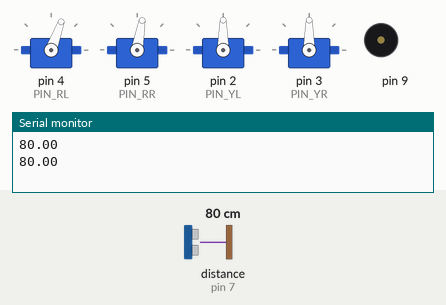
A sketch run on a simulated Arduino Uno, built with avr-gcc and run on an emulated ATmega328P. Shown: 4 × servo, buzzer (waves = sounding), the last lines printed to the serial monitor. The inputs (shaded band) are chosen by the test bench; at power-on: distance to the obstacle (sensor on pin 7) 80 cm. Random numbers use the default seed unless the sketch sets one.

Above: at 4.3 s.
4.4 s: distance to the obstacle (sensor on pin 7) set to 21 cm
At 7.7 s:
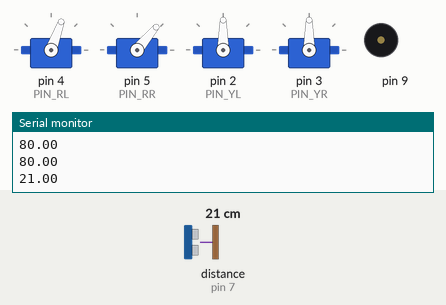
7.9 s: distance to the obstacle (sensor on pin 7) set to 17 cm
At 10.1 s:
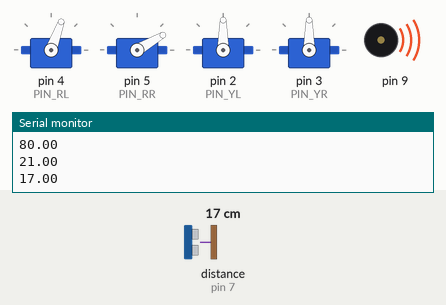
At 21.6 s:
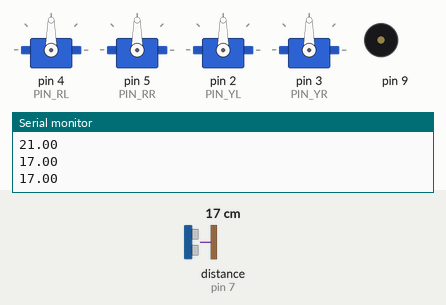
21.8 s: distance to the obstacle (sensor on pin 7) set to 2 cm
Timing chart, 0 to 27.3 s (numbered marks = the images above; inputs shaded):
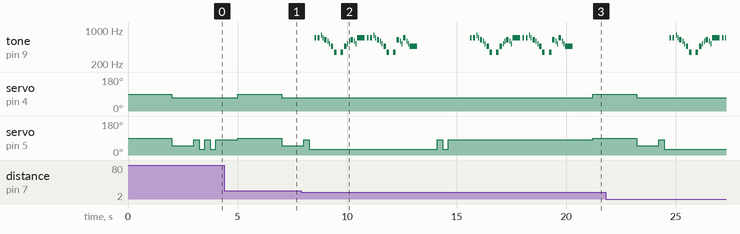

The sketch:

Otto_02.01.2020.ino
```cpp
#include <Ultrasonic.h>
#include <Servo.h>
#include "Sing.h"
Ultrasonic ultrasonic(6, 7);
Servo RL;
Servo RR;
Servo YL;
Servo YR;
#define PIN_YL 2 //servo[0]
#define PIN_YR 3 //servo[1]
#define PIN_RL 4 //servo[2]
#define PIN_RR 5 //servo[3]

/*
         ---------------
        |     O   O     |
        |---------------|
YR 3==> |               | <== YL 2
         ---------------
            ||     ||
            ||     ||
RR 5==>   -----   ------  <== RL 4
         |-----   ------|
*/

void setup() {
  Serial.begin(9600);
  RL.attach(PIN_RL);
  RR.attach(PIN_RR);
  YL.attach(PIN_YL);
  YR.attach(PIN_YR);
}

void loop() {


//  choise(1000);
  DistUpdate();
   dance_4(1000);
//   dance_2(1000);
//   dance_3(1000);
//   dance_4(1000);
//   dance_5(1000);
//   dance_6(1000);
//   dance_7(1000);
//   dance_8(1000);
//   toUp(1000);
//   toDefault(5000);

}
void DistUpdate(){
  float dist = ultrasonic.read(CM);
  Serial.println(dist);
  if(dist < 20){
    sing(9,4);
  }
}
void choise (int tempo) {
  int num = random(1, 9);
  switch(num) {
    case 1:
      dance_1(tempo);
      break;
    case 2:
      dance_2(tempo);
      break;
    case 3:
      dance_3(tempo);
      break;
    case 4:
      dance_4(tempo);
      break;
    case 5:
      dance_5(tempo);
      break;
    case 6:
      dance_6(tempo);
      break;
    case 7:
      dance_7(tempo);
      break;
    case 8:
      dance_8(tempo);
      break;
    case 9:
      toUp(tempo);
      break;
  }
}
void dance_8(int tempo) {
  RL.write(90);
  RR.write(150);
  YL.write(90);
  YR.write(90);
  delay(tempo);
}
void dance_7(int tempo) {
  RL.write(30);
  RR.write(90);
  YL.write(90);
  YR.write(90);
  delay(tempo);
}
void dance_6(int tempo){
  RL.write(130);
  RR.write(90);
  YL.write(90);
  YR.write(90);
  delay(tempo/2);
  RL.write(90);
  RR.write(30);
  delay(tempo/2);
}
void dance_5(int tempo){
  toDefault(1000);
  delay(tempo);
  RR.write(110);
  RL.write(130);
  delay(tempo);
  RR.write(110);
  RL.write(100);
  delay(tempo/4);
  RR.write(110);
  RL.write(150);
  delay(tempo/4);
  DistUpdate();
  RR.write(110);
  RL.write(80);
  delay(tempo/4);
  RR.write(110);
  RL.write(150);
  delay(tempo/4);
  RR.write(110);
  RL.write(100);
  delay(tempo);
}
void dance_4(int tempo){
  toDefault(1000);
  delay(tempo);
  RR.write(50);
  RL.write(70);
  delay(tempo);
  RR.write(80);
  RL.write(70);
  delay(tempo/4);
  RR.write(30);
  RL.write(70);
  delay(tempo/4);
  DistUpdate();
  RR.write(80);
  RL.write(70);
  delay(tempo/4);
  RR.write(30);
  RL.write(70);
  delay(tempo/4);
  RR.write(80);
  RL.write(70);
  delay(tempo);
}
void dance_3(int tempo) {
  RL.write(90);
  RR.write(90);
  delay(tempo/2);
  RL.write(0);
  RR.write(180);
  YL.write(90);
  YR.write(90);
  DistUpdate();
  delay(tempo/2);
  RL.write(90);
  RR.write(90);
  delay(tempo/2);
  RL.write(150);
  RR.write(30);
  delay(tempo/2);
}
void dance_2(int tempo) {
  for(int i = 0; i < 3; i++) {
    toUp(tempo/2);
    toDefault(tempo/2);
  }

}
void dance_1(int tempo) {
  RL.write(90);
  RR.write(90);
  YL.write(120);
  YR.write(120);
  delay(tempo/4);
  RL.write(70);
  RR.write(110);
  YL.write(120);
  YR.write(120);
  DistUpdate();
  delay(tempo/4);
  RL.write(70);
  RR.write(110);
  YL.write(60);
  YR.write(60);
  delay(tempo);
}
void toDefault(int tempo) {
  RL.write(90);
  RR.write(90);
  YL.write(90);
  YR.write(90);
  delay(tempo);
}
void toUp(int tempo) {
  RL.write(150);
  RR.write(30);
  YL.write(90);
  YR.write(90);
  delay(tempo);
}
```

Sing.h
```cpp
void sing(byte buzzer, byte temp = 1) {
  tone(buzzer, 700, 300/temp);
  delay(600/temp);
  tone(buzzer, 700, 300/temp);
  delay(600/temp);
  tone(buzzer, 780, 150/temp);
  delay(300/temp);
  tone(buzzer, 700, 150/temp);
  delay(300/temp);
  tone(buzzer, 625, 450/temp);
  delay(600/temp);
  tone(buzzer, 590, 150/temp);
  delay(300/temp);
  tone(buzzer, 520, 150/temp);
  delay(300/temp);
  tone(buzzer, 460, 450/temp);
  delay(600/temp);
  tone(buzzer, 350, 450/temp);
  delay(600/temp);
  delay(600/temp);
  tone(buzzer, 350, 450/temp);
  delay(600/temp);
  tone(buzzer, 460, 450/temp);
  delay(600/temp);
  tone(buzzer, 520, 150/temp);
  delay(300/temp);
  tone(buzzer, 590, 150/temp);
  delay(300/temp);
  tone(buzzer, 625, 450/temp);
  delay(600/temp);
  tone(buzzer, 590, 150/temp);
  delay(300/temp);
  tone(buzzer, 520, 150/temp);
  delay(300/temp);
  tone(buzzer, 700, 1350/temp);
  delay(1800/temp);
  tone(buzzer, 700, 300/temp);
  delay(600/temp);
  tone(buzzer, 700, 300/temp);
  delay(600/temp);
  tone(buzzer, 780, 150/temp);
  delay(300/temp);
  tone(buzzer, 700, 150/temp);
  delay(300/temp);
  tone(buzzer, 625, 450/temp);
  delay(600/temp);
  tone(buzzer, 590, 150/temp);
  delay(300/temp);
  tone(buzzer, 520, 150/temp);
  delay(300/temp);
  tone(buzzer, 460, 450/temp);
  delay(600/temp);
  tone(buzzer, 350, 450/temp);
  delay(600/temp);
  delay(600/temp);
  tone(buzzer, 350, 450/temp);
  delay(600/temp);
  tone(buzzer, 625, 450/temp);
  delay(600/temp);
  tone(buzzer, 590, 150/temp);
  delay(300/temp);
  tone(buzzer, 520, 150/temp);
  delay(300/temp);
  tone(buzzer, 700, 450/temp);
  delay(600/temp);
  tone(buzzer, 590, 150/temp);
  delay(300/temp);
  tone(buzzer, 520, 150/temp);
  delay(300/temp);
  tone(buzzer, 460, 1350/temp);
  delay(5000/temp);
}
```

Measured:
- the behaviour switches between 20 and 19 cm on distance to the obstacle (sensor on pin 7) (found by bisection; images 1 and 2)
- after the input at 7.9 s, tone on pin 9: plays 700 Hz for 0.08 s, 700 Hz for 0.08 s, 780 Hz for 0.04 s, 700 Hz for 0.04 s, 625 Hz for 0.11 s, 590 Hz for 0.04 s … (68 notes in this stretch), starting after 0.62 s
